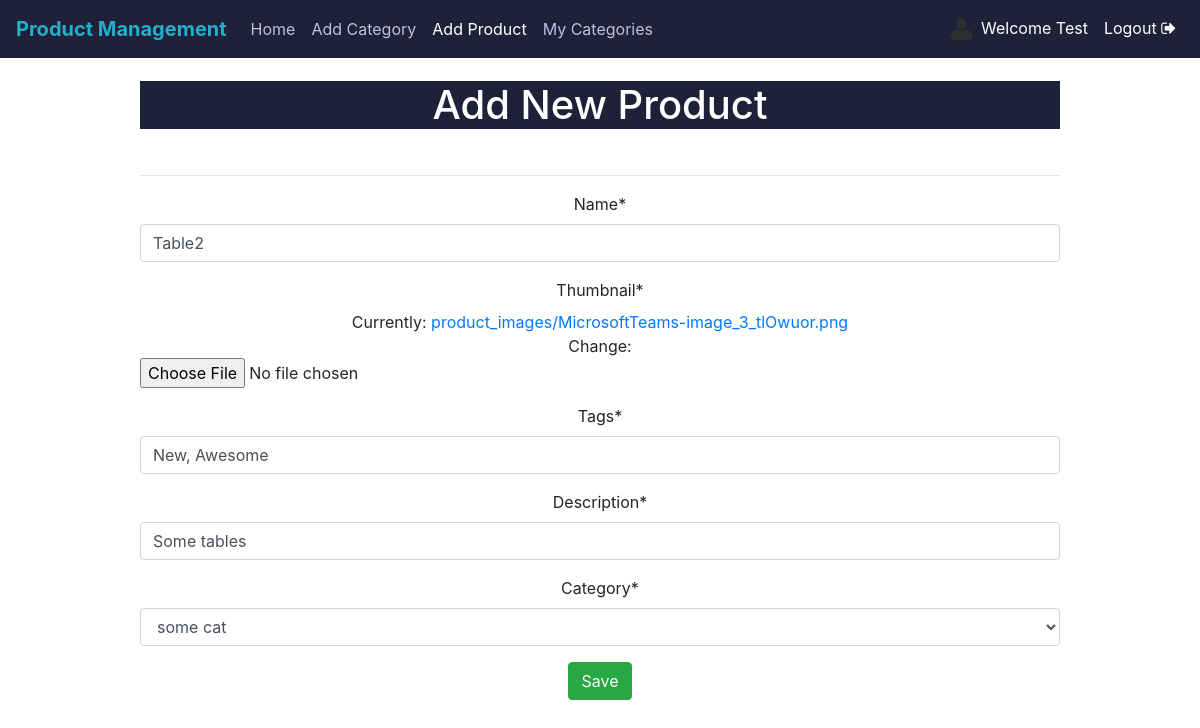
Screenshot of /management/update-product/2/ (signed in) with the database file from the repository.
### management/models.py (models this page shows)
class Product(models.Model):
    name = models.CharField(max_length = 50)
    thumbnail = models.ImageField(upload_to='product_images', default='product_images/default.jpg')
    tags = models.CharField(max_length=100)
    description = models.CharField(max_length = 5000)
    category = models.ForeignKey(Category, on_delete = models.CASCADE)
    user = models.ForeignKey(User, on_delete = models.CASCADE)

class Category(models.Model):
    user = models.ForeignKey(User, on_delete = models.CASCADE)
    name = models.CharField(max_length=25)
    class Meta:
        verbose_name_plural = "Categories"
    def __str__(self):
        return self.name

### management/views.py (the view, shortened to what this page needs)
# urls.py: path('update-product/<pk>/',login_required(UpdateProduct.as_view()), name='update-product'),
class UpdateProduct(UpdateView):
    model=Product
    fields=('name','thumbnail','tags','description','category')

### templates/management/product_form.html (shortened to what this page needs)
{% extends  'management/base.html' %}
	{% block classvb %}active{% endblock %}
	{% block baseblock %}
		{% load static %}
			{% load crispy_forms_tags %}
			<div class="container">
				<div class="row text-center justify-content-center">
					<div class="col-lg-10">
						<h1 style="margin-top: 2.5%;margin-bottom: 5%" class="mainheading">Add New Product</h1> <hr/>
						<form method="post" enctype="multipart/form-data">
		            		{{form | crispy}}
		            		<input type="submit" name="" value="Save" class="btn btn-success" />
		          		</form>
					</div>
				</div>
			</div>
	{% endblock %}

### templates/management/base.html (shortened to what this page needs)
<!DOCTYPE html>
<html>
<head>
	{% load static %}
	<link rel="stylesheet" href="https://stackpath.bootstrapcdn.com/bootstrap/4.5.0/css/bootstrap.min.css">
	<link rel="stylesheet" type="text/css" href="https://stackpath.bootstrapcdn.com/font-awesome/4.7.0/css/font-awesome.min.css">
</head>
<body>
	<nav class="navbar navbar-expand-lg sticky-top navbar-light" style="background-color: #1f2138">
		<a class="navbar-brand" href="#" style="color: #21afcc"><b>Product Management</b></a>
		<div class="collapse navbar-collapse" id="navbarNav">
			<ul class="navbar-nav">
				<li class="nav-item {% block classhome %} {% endblock %}">
					<a class="nav-link" href="/">Home</a>
				</li>
                {% if request.user.is_authenticated %}
				<li class="nav-item {% block classpb %} {% endblock %}">
					<a class="nav-link" href="/management/add-category/">Add Category</a>
				</li>
				<li class="nav-item {% block classvb %} {% endblock %}" style="margin-right: auto">
					<a class="nav-link" href="/management/add-product/">Add Product</a>
				</li>
                <li class="nav-item {% block classmc %} {% endblock %}" style="margin-right: auto">
					<a class="nav-link" href="/management/view-categories/">My Categories</a>
				</li>
                {% endif %}
			</ul>
			<ul class="navbar-nav" style="margin-left: auto">
				{% if request.user.is_authenticated %}
				<li class="nav-item active">
					<a class="nav-link" href="/accounts/logout/"><span><img src="{% static 'img/profile.png' %}" alt="Avatar" class="avatar"></span>  Welcome {{ request.user.first_name }}</a>
				</li>
				<li class="nav-item active">
					<a class="nav-link" href="/accounts/logout/">Logout <i class="fa fa-sign-out" aria-hidden="true"></i></a>
				</li>
				{% endif %}
			</ul>
		</div>
	</nav>
	{% block baseblock %}{% endblock %}
</body>
</html>

### templates/management/base.html (style rules this page uses)
nav .navbar-nav li a { color: #bcbfe3 !important; }
.navbar-nav > .active > a { color: white !important; }
.mainheading { background-color: #1f2138; color: white !important }
.avatar { vertical-align: middle; width: 30px; height: 25px; border-radius: 50%; }

### rows the page displays
Product: name "Table2", tags "New, Awesome", description "Some tables", category "some cat"

### other values shown
{{ request.user.first_name }} "Test"
